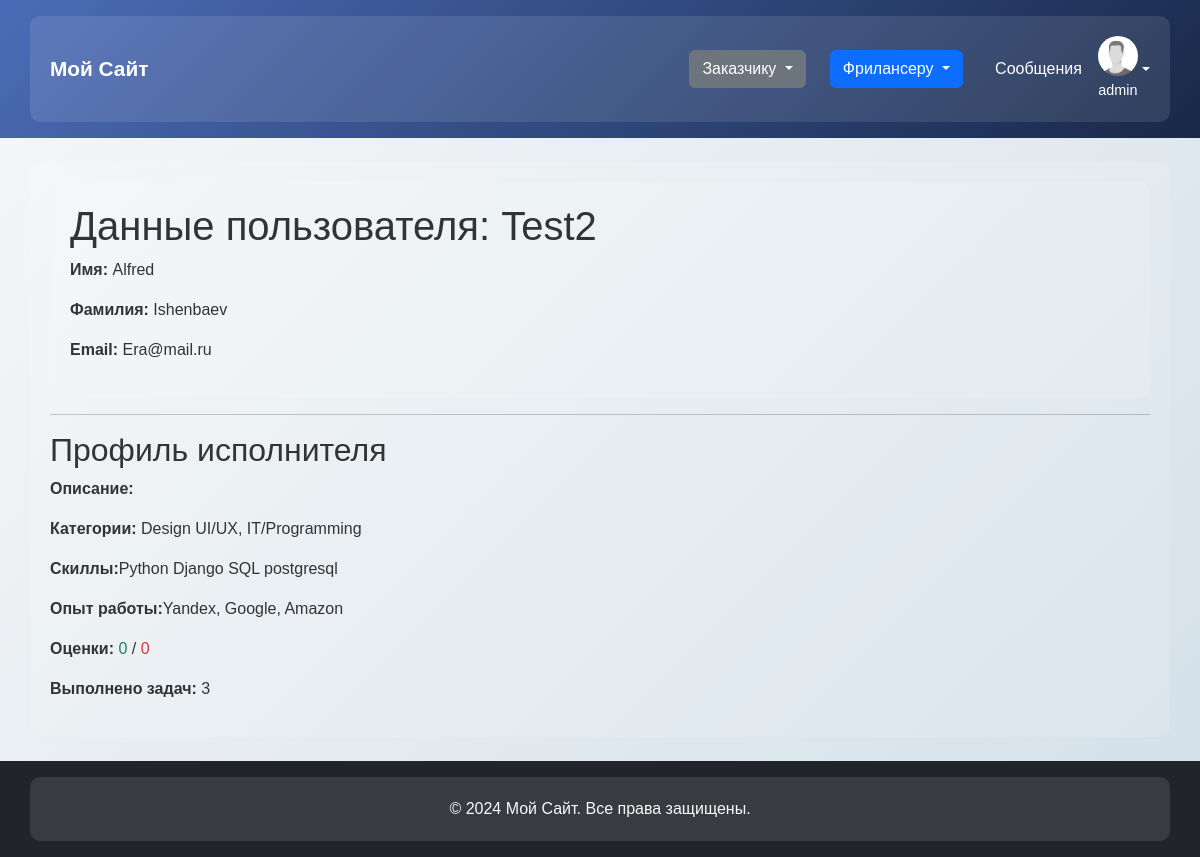
The app's page /Test2/ (signed in) with its own data.
### MySite/models.py (models this page shows, shortened)
class CustomUser(AbstractUser):
    ROLE_CHOICES = (
        ('customer', 'Customer'),
        ('executor', 'Executor'),
    )
    role = models.CharField(max_length=10, choices=ROLE_CHOICES, default='customer')
    user_permissions = models.ManyToManyField(
        'auth.Permission',
        related_name='customuser_permissions',  # Устанавливаем уникальное имя для связи
        blank=True
    )
    groups = models.ManyToManyField(
        'auth.Group',
        related_name='customuser_groups',  # Уникальное имя для связи
        blank=True
    )

class Category(models.Model):
    name = models.CharField(max_length=50, unique=True)

class ExecutorPortfolio(models.Model):
    user = models.OneToOneField(CustomUser, on_delete=models.CASCADE, related_name="executor_portfolio")
    skills = models.CharField(max_length=100, help_text="List of skills", blank=True, null=True)
    categories = models.ManyToManyField(Category, related_name="categories_sk")
    experience = models.TextField(help_text="Description of experience or info about you", blank=True)
    portfolio = models.TextField(help_text="Portfolio or projects links", blank=True)
    like = models.IntegerField(help_text="Likes rating", default=0)
    dislike = models.IntegerField(help_text="Likes rating", default=0)
    completed_tasks = models.IntegerField(help_text="Likes rating", default=0)

### MySite/views.py (the view)
# urls.py: path('<str:username>/', user_profile, name='profile'),
def user_profile(request, username):
    user = get_object_or_404(CustomUser, username=username)
    executor_profile = None
    if hasattr(user, "executor_portfolio"):
        executor_profile = user.executor_portfolio
    return render(request, 'mysite/profile.html', {'user': user, 'profile': executor_profile})

### templates/mysite/profile.html (shortened to what this page needs)
{% extends "mysite/base.html" %}
{% block content %}
<div class="container">
    <h1>Данные пользователя: {{ user.username }}</h1>
    <p><strong>Имя:</strong> {{ user.first_name }}</p>
    <p><strong>Фамилия:</strong> {{ user.last_name }}</p>
    <p><strong>Email:</strong> {{ user.email }}</p>
</div>
{% if profile %}
<hr>
<h2>Профиль исполнителя</h2>
<p><strong>Описание:</strong> {{ profile.description }}</p>
<p><strong>Категории:</strong>
    {% for category in profile.categories.all %}
    {{ category.name }}{% if not forloop.last %}, {% endif %}
    {% endfor %}
</p>
<p><strong>Скиллы:</strong>{{ profile.skills }}</p>
<p><strong>Опыт работы:</strong>{{ profile.experience }}</p>
<p>
    <strong>Оценки:</strong>
    <span class="text-success">{{ profile.like }}</span> /
    <span class="text-danger">{{ profile.dislike }}</span>
</p>
<p><strong>Выполнено задач:</strong> {{ profile.completed_tasks }}</p>
{% endif %}
{% endblock %}

### templates/mysite/base.html (shortened to what this page needs)
<!DOCTYPE html>
<html lang="en">
<head>
    <link href="https://stackpath.bootstrapcdn.com/bootstrap/5.3.0/css/bootstrap.min.css" rel="stylesheet">
    <link
            href="https://cdn.jsdelivr.net/npm/bootstrap@5.3.0/dist/css/bootstrap.min.css"
            rel="stylesheet">
    {% load static %}
</head>
<body>
{% block header %}
<header class="py-3" style="background: linear-gradient(135deg, #4b6cb7 0%, #182848 100%);">
    <div class="container">
        <nav class="navbar navbar-expand-lg p-0">
            <div class="container-fluid p-0">
                <a class="navbar-brand text-white fw-bold" href="/" style="font-size: 1.3rem;">Мой Сайт</a>
                <div class="d-flex ms-auto align-items-center gap-3">
                    <div class="dropdown me-2">
                        <button
                                class="btn btn-secondary dropdown-toggle"
                                type="button"
                                id="customerDropdown"
                                data-bs-toggle="dropdown"
                                aria-expanded="false"
                                style="font-size: 1rem;">
                            Заказчику
                        </button>
                    </div>
                    <div class="dropdown me-2">
                        <button
                                class="btn btn-primary dropdown-toggle"
                                type="button"
                                id="freelancerDropdown"
                                data-bs-toggle="dropdown"
                                aria-expanded="false"
                                style="font-size: 1rem;">
                            Фрилансеру
                        </button>
                    </div>
                    {% if request.user.is_authenticated %}
                    <a href="{% url 'mysite:dialog_list' %}" class="text-white text-decoration-none d-flex align-items-center gap-2" style="font-size: 1rem;">
                         Сообщения
                    </a>
                    <div class="dropdown">
                        <a
                                href="{% url 'mysite:profile' request.user.username %}"
                                class="d-flex align-items-center text-decoration-none dropdown-toggle"
                                id="profileDropdown"
                                data-bs-toggle="dropdown"
                                aria-expanded="false">
                            <div class="text-center">
                                <img
                                        src="{% static 'images/avatar.png' %}"
                                        alt="Фото профиля"
                                        class="rounded-circle"
                                        width="40"
                                        height="40">
                                <p class="mt-1 mb-0" style="font-size: 0.9rem;">{{ request.user.username }}</p>
                            </div>
                        </a>
                    </div>
                    {% else %}
                    <a class="text-white text-decoration-none d-flex align-items-center" href="/login"
                       style="font-size: 1rem;">
                        Вход
                    </a>
                    {% endif %}
                </div>
            </div>
        </nav>
    </div>
</header>
{% endblock %}
<main class="container my-4">
    {% block content %}{% endblock %}
</main>
<footer class="bg-dark text-center text-light py-3">
    <div class="container text-center">
        © 2024 Мой Сайт. Все права защищены.
    </div>
</footer>
</body>
</html>

### templates/mysite/base.html (style rules this page uses)
body { background: linear-gradient(135deg, #f7f7f7 0%, #d3e0ea 100%); color: #333; min-height: 100vh; font-family: 'Arial', sans-serif;; }
.container { background: rgba(255, 255, 255, 0.1); padding: 20px; border-radius: 10px; }
a { color: #fff; }

### records on screen
CustomUser: user.username "admin"
CustomUser: username "Test2", first_name "Alfred", last_name "Ishenbaev", email "Era@mail.ru"
Category: name "Design UI/UX"
Category: name "IT/Programming"
ExecutorPortfolio: skills "Python Django SQL postgresql", experience "Yandex, Google, Amazon", like "0", dislike "0", completed_tasks "3"
